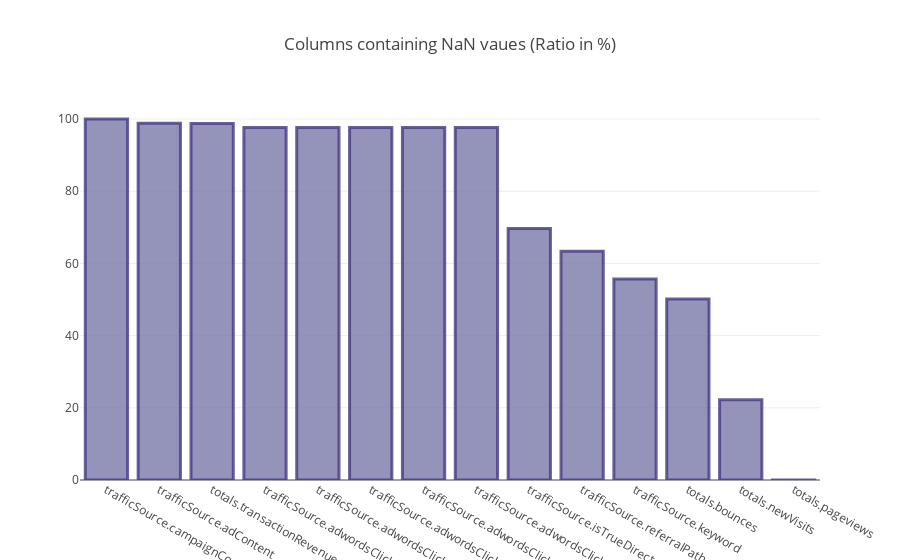

This figure's notebook cell:
### Code cell
nan_trace = [go.Bar(
    x = nan_columns.index,
    y = nan_columns,
    marker = dict(
        color = 'rgba(122, 120, 168, 0.8)',
        line = dict(
            color = 'rgba(71, 58, 131, 0.8)',
            width = 3)
    )
)]

nan_layout = go.Layout(
    title= "Columns containing NaN vaues (Ratio in %)",
)
nan_fig = go.Figure(data=nan_trace, layout=nan_layout)
py.iplot(nan_fig, filename='nan-plot')

### Figure 1 — Plotly figure (JSON) as saved in the notebook; plotly's stock layout.template omitted (floating-point values rounded to 4 significant figures)
{"data": [{"marker": {"color": "rgba(122, 120, 168, 0.8)", "line": {"color": "rgba(71, 58, 131, 0.8)", "width": 3}}, "type": "bar", "uid": "5cc3f298-e7cc-11e8-80b4-54e1ad9767fc", "x": ["trafficSource.campaignCode", "trafficSource.adContent", "totals.transactionRevenue", "trafficSource.adwordsClickInfo.slot", "trafficSource.adwordsClickInfo.page", "trafficSource.adwordsClickInfo.isVideoAd", "trafficSource.adwordsClickInfo.adNetworkType", "trafficSource.adwordsClickInfo.gclId", "trafficSource.isTrueDirect", "trafficSource.referralPath", "trafficSource.keyword", "totals.bounces", "totals.newVisits", "totals.pageviews"], "y": [100.0, 98.79, 98.73, 97.63, 97.63, 97.63, 97.63, 97.61, 69.68, 63.38, 55.66, 50.13, 22.2, 0.01107]}], "layout": {"title": "Columns containing NaN vaues (Ratio in %)"}}
